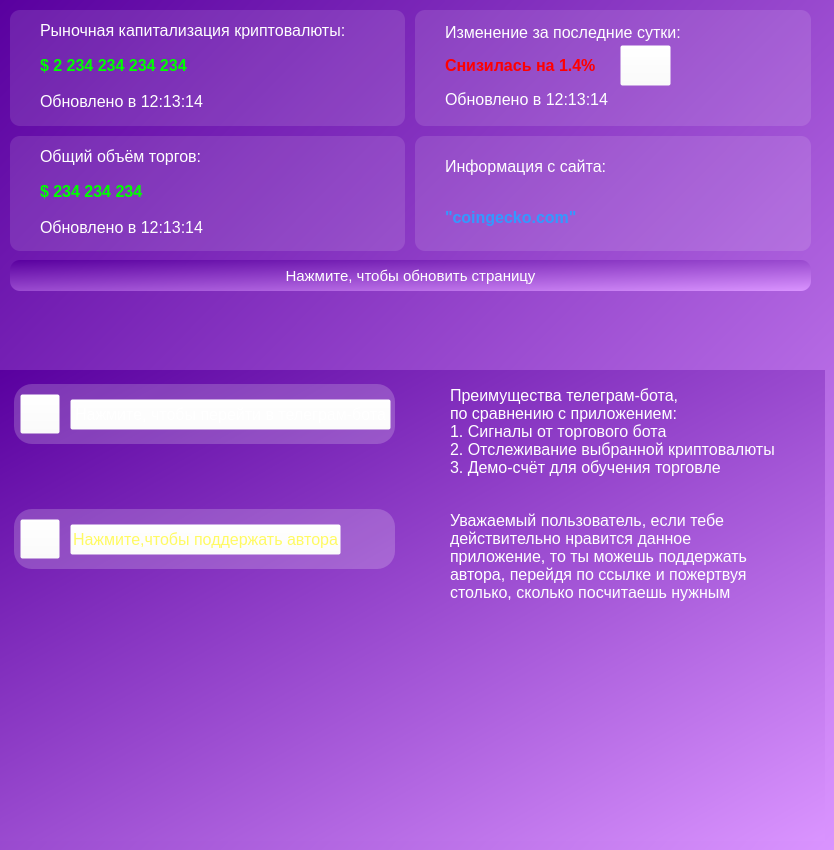
    <widget class="QWidget" name="main_page">
     <property name="font">
      <font>
       <pointsize>8</pointsize>
      </font>
     </property>
     <property name="contextMenuPolicy">
      <enum>Qt::DefaultContextMenu</enum>
     </property>
     <property name="layoutDirection">
      <enum>Qt::RightToLeft</enum>
     </property>
     <property name="autoFillBackground">
      <bool>false</bool>
     </property>
     <property name="styleSheet">
      <string notr="true">background: qlineargradient(spread:pad, x1:0, y1:0, x2:1, y2:1, stop:0 rgba(89, 0, 159, 255), stop:1  rgba(218, 148, 255, 255));</string>
     </property>
     <attribute name="title">
      <string>         Главная         </string>
     </attribute>
     <widget class="QFrame" name="Change_capitalization_frame">
      <property name="geometry">
       <rect>
        <x>445</x>
        <y>15</y>
        <width>331</width>
        <height>101</height>
       </rect>
      </property>
      <property name="styleSheet">
       <string notr="true">background: rgba(255,255,255,0)</string>
      </property>
      <layout class="QVBoxLayout" name="verticalLayout_3">
       <property name="spacing">
        <number>0</number>
       </property>
       <property name="leftMargin">
        <number>0</number>
       </property>
       <property name="topMargin">
        <number>0</number>
       </property>
       <property name="rightMargin">
        <number>0</number>
       </property>
       <property name="bottomMargin">
        <number>0</number>
       </property>
       <item>
        <widget class="QLabel" name="Text_change_capitalization_label">
         <property name="font">
          <font>
           <pointsize>-1</pointsize>
          </font>
         </property>
         <property name="styleSheet">
          <string notr="true">font-size: 16px;
color: rgb(255,255,255);
background: rgba(255,255,255,0);</string>
         </property>
         <property name="text">
          <string>Изменение за последние сутки:</string>
         </property>
        </widget>
       </item>
       <item>
        <widget class="QLabel" name="Value_change_capitalization_label">
         <property name="styleSheet">
          <string notr="true">font-size: 16px;
color: rgb(255,0,0);
background: rgba(255,255,255,0);
font-weight: bold</string>
         </property>
         <property name="text">
          <string>Снизилась на 1.4%</string>
         </property>
        </widget>
       </item>
       <item>
        <widget class="QLabel" name="Time_update_change_capitalization_label">
         <property name="styleSheet">
          <string notr="true">font-size: 16px;
color: rgb(255,255,255)</string>
         </property>
         <property name="text">
          <string>Обновлено в 12:13:14</string>
         </property>
        </widget>
       </item>
      </layout>
     </widget>
     <widget class="QFrame" name="Value_volume_frame">
      <property name="geometry">
       <rect>
        <x>40</x>
        <y>141</y>
        <width>331</width>
        <height>101</height>
       </rect>
      </property>
      <property name="styleSheet">
       <string notr="true">background: rgba(255,255,255,0)</string>
      </property>
      <layout class="QVBoxLayout" name="verticalLayout_7">
       <property name="leftMargin">
        <number>0</number>
       </property>
       <property name="topMargin">
        <number>0</number>
       </property>
       <property name="rightMargin">
        <number>0</number>
       </property>
       <property name="bottomMargin">
        <number>0</number>
       </property>
       <item>
        <widget class="QLabel" name="Text_volume_label">
         <property name="font">
          <font>
           <pointsize>-1</pointsize>
          </font>
         </property>
         <property name="styleSheet">
          <string notr="true">font-size: 16px;
color: rgb(255,255,255);
background: rgba(255,255,255,0);</string>
         </property>
         <property name="text">
          <string>Общий объём торгов:</string>
         </property>
        </widget>
       </item>
       <item>
        <widget class="QLabel" name="Value_volume_label">
         <property name="styleSheet">
          <string notr="true">font-size: 16px;
color: rgb(0,255,0);
background: rgba(255,255,255,0);
font-weight: bold</string>
         </property>
         <property name="text">
          <string>$ 234 234 234</string>
         </property>
        </widget>
       </item>
       <item>
        <widget class="QLabel" name="Time_update_volume_label">
         <property name="styleSheet">
          <string notr="true">font-size: 16px;
color: rgb(255,255,255)</string>
         </property>
         <property name="text">
          <string>Обновлено в 12:13:14</string>
         </property>
        </widget>
       </item>
      </layout>
     </widget>
     <widget class="QFrame" name="Change_volume_frame">
      <property name="geometry">
       <rect>
        <x>445</x>
        <y>141</y>
        <width>331</width>
        <height>101</height>
       </rect>
      </property>
      <property name="styleSheet">
       <string notr="true">background: rgba(255,255,255,0)</string>
      </property>
      <layout class="QVBoxLayout" name="verticalLayout_8">
       <property name="spacing">
        <number>0</number>
       </property>
       <property name="leftMargin">
        <number>0</number>
       </property>
       <property name="topMargin">
        <number>0</number>
       </property>
       <property name="rightMargin">
        <number>0</number>
       </property>
       <property name="bottomMargin">
        <number>0</number>
       </property>
       <item>
        <widget class="QLabel" name="Text_information_source_label">
         <property name="font">
          <font>
           <pointsize>-1</pointsize>
          </font>
         </property>
         <property name="styleSheet">
          <string notr="true">font-size: 16px;
color: rgb(255,255,255);
background: rgba(255,255,255,0);</string>
         </property>
         <property name="text">
          <string>Информация с сайта:</string>
         </property>
        </widget>
       </item>
       <item>
        <widget class="QLabel" name="Value_information_source_label">
         <property name="styleSheet">
          <string notr="true">font-size: 16px;
color: rgb(51,153,255);
background: rgba(255,255,255,0);
font-weight: bold</string>
         </property>
         <property name="text">
          <string>&quot;coingecko.com&quot;</string>
         </property>
        </widget>
       </item>
      </layout>
     </widget>
     <widget class="QFrame" name="Main_frame">
      <property name="geometry">
       <rect>
        <x>10</x>
        <y>10</y>
        <width>801</width>
        <height>241</height>
       </rect>
      </property>
      <property name="styleSheet">
       <string notr="true">background: rgba(255,255,255,0)</string>
      </property>
      <layout class="QVBoxLayout" name="verticalLayout_4">
       <property name="spacing">
        <number>10</number>
       </property>
       <property name="leftMargin">
        <number>0</number>
       </property>
       <property name="topMargin">
        <number>0</number>
       </property>
       <property name="rightMargin">
        <number>0</number>
       </property>
       <property name="bottomMargin">
        <number>0</number>
       </property>
       <item>
        <widget class="QFrame" name="Capitalization_frame">
         <property name="styleSheet">
          <string notr="true">background-color: rgb(255,255,255,0);</string>
         </property>
         <layout class="QHBoxLayout" name="horizontalLayout">
          <property name="spacing">
           <number>10</number>
          </property>
          <property name="leftMargin">
           <number>0</number>
          </property>
          <property name="topMargin">
           <number>0</number>
          </property>
          <property name="rightMargin">
           <number>0</number>
          </property>
          <property name="bottomMargin">
           <number>0</number>
          </property>
          <item>
           <widget class="QLabel" name="Change_capitalization_label">
            <property name="styleSheet">
             <string notr="true">background-color: rgb(255,255,255,30);
border-radius: 10px
</string>
            </property>
            <property name="text">
             <string/>
            </property>
           </widget>
          </item>
          <item>
           <widget class="QLabel" name="Capitalization_label">
            <property name="styleSheet">
             <string notr="true">background-color: rgb(255,255,255,30);
border-radius: 10px
</string>
            </property>
            <property name="text">
             <string/>
            </property>
           </widget>
          </item>
         </layout>
        </widget>
       </item>
       <item>
        <widget class="QFrame" name="Volume_frame">
         <property name="styleSheet">
          <string notr="true">background-color: rgb(255,255,255,0);</string>
         </property>
         <layout class="QHBoxLayout" name="horizontalLayout_6">
          <property name="spacing">
           <number>10</number>
          </property>
          <property name="leftMargin">
           <number>0</number>
          </property>
          <property name="topMargin">
           <number>0</number>
          </property>
          <property name="rightMargin">
           <number>0</number>
          </property>
          <property name="bottomMargin">
           <number>0</number>
          </property>
          <item>
           <widget class="QLabel" name="Change_volume_label">
            <property name="styleSheet">
             <string notr="true">background-color: rgb(255,255,255,30);
border-radius: 10px
</string>
            </property>
            <property name="text">
             <string/>
            </property>
           </widget>
          </item>
          <item>
           <widget class="QLabel" name="Volume_label">
            <property name="styleSheet">
             <string notr="true">background-color: rgb(255,255,255,30);
border-radius: 10px
</string>
            </property>
            <property name="text">
             <string/>
            </property>
           </widget>
          </item>
         </layout>
        </widget>
       </item>
      </layout>
     </widget>
     <widget class="QFrame" name="Value_capitalization_frame">
      <property name="geometry">
       <rect>
        <x>40</x>
        <y>15</y>
        <width>331</width>
        <height>101</height>
       </rect>
      </property>
      <property name="styleSheet">
       <string notr="true">background: rgba(255,255,255,0)</string>
      </property>
      <layout class="QVBoxLayout" name="verticalLayout">
       <property name="leftMargin">
        <number>0</number>
       </property>
       <property name="topMargin">
        <number>0</number>
       </property>
       <property name="rightMargin">
        <number>0</number>
       </property>
       <property name="bottomMargin">
        <number>0</number>
       </property>
       <item>
        <widget class="QLabel" name="Text_capitalization_label">
         <property name="font">
          <font>
           <pointsize>-1</pointsize>
          </font>
         </property>
         <property name="styleSheet">
          <string notr="true">font-size: 16px;
color: rgb(255,255,255);
background: rgba(255,255,255,0);</string>
         </property>
         <property name="text">
          <string>Рыночная капитализация криптовалюты:</string>
         </property>
        </widget>
       </item>
       <item>
        <widget class="QLabel" name="Value_capitalization_label">
         <property name="styleSheet">
          <string notr="true">font-size: 16px;
color: rgb(0,255,0);
background: rgba(255,255,255,0);
font-weight: bold</string>
         </property>
         <property name="text">
          <string>$ 2 234 234 234 234</string>
         </property>
        </widget>
       </item>
       <item>
        <widget class="QLabel" name="Time_update_capitalization_label">
         <property name="styleSheet">
          <string notr="true">font-size: 16px;
color: rgb(255,255,255)</string>
         </property>
         <property name="text">
          <string>Обновлено в 12:13:14</string>
         </property>
        </widget>
       </item>
      </layout>
     </widget>
     <widget class="QToolButton" name="Update_Main_Button">
      <property name="geometry">
       <rect>
        <x>10</x>
        <y>260</y>
        <width>801</width>
        <height>31</height>
       </rect>
      </property>
      <property name="styleSheet">
       <string notr="true">color: rgb(255,255,255);
font-size: 15px;
border-radius: 10px</string>
      </property>
      <property name="text">
       <string>Нажмите, чтобы обновить страницу</string>
      </property>
     </widget>
     <widget class="QPushButton" name="Telegram_Icon_Button">
      <property name="geometry">
       <rect>
        <x>20</x>
        <y>394</y>
        <width>40</width>
        <height>40</height>
       </rect>
      </property>
      <property name="styleSheet">
       <string notr="true">background: rgba(255,255,255,0);
text-align: end;</string>
      </property>
      <property name="text">
       <string/>
      </property>
      <property name="icon">
       <iconset resource="res-rc.qrc">
        <normaloff>:/icons/icons/icons8-телеграм-96.png</normaloff>:/icons/icons/icons8-телеграм-96.png</iconset>
      </property>
      <property name="iconSize">
       <size>
        <width>40</width>
        <height>40</height>
       </size>
      </property>
     </widget>
     <widget class="QPushButton" name="Telegram_text_Button">
      <property name="geometry">
       <rect>
        <x>70</x>
        <y>399</y>
        <width>321</width>
        <height>31</height>
       </rect>
      </property>
      <property name="styleSheet">
       <string notr="true">font-size: 16px;
color: rgb(255,255,255);
background: rgba(255,255,255,0)</string>
      </property>
      <property name="text">
       <string>Нажмите, чтобы перейти в телеграм-бота</string>
      </property>
     </widget>
     <widget class="QPushButton" name="Direction_change_capitalization_Icon_Button">
      <property name="geometry">
       <rect>
        <x>620</x>
        <y>45</y>
        <width>51</width>
        <height>41</height>
       </rect>
      </property>
      <property name="styleSheet">
       <string notr="true">background: rgba(255,255,255,0)</string>
      </property>
      <property name="text">
       <string/>
      </property>
      <property name="icon">
       <iconset resource="res-rc.qrc">
        <normaloff>:/icons/icons/trending_down.png</normaloff>:/icons/icons/trending_down.png</iconset>
      </property>
      <property name="iconSize">
       <size>
        <width>40</width>
        <height>40</height>
       </size>
      </property>
     </widget>
     <widget class="QPushButton" name="Coin_Icon_Button">
      <property name="geometry">
       <rect>
        <x>20</x>
        <y>519</y>
        <width>40</width>
        <height>40</height>
       </rect>
      </property>
      <property name="styleSheet">
       <string notr="true">background: rgba(255,255,255,0);
text-align: end;</string>
      </property>
      <property name="text">
       <string/>
      </property>
      <property name="icon">
       <iconset resource="res-rc.qrc">
        <normaloff>:/icons/icons/coin.png</normaloff>:/icons/icons/coin.png</iconset>
      </property>
      <property name="iconSize">
       <size>
        <width>40</width>
        <height>40</height>
       </size>
      </property>
     </widget>
     <widget class="QPushButton" name="Coin_text_Button">
      <property name="geometry">
       <rect>
        <x>70</x>
        <y>524</y>
        <width>271</width>
        <height>31</height>
       </rect>
      </property>
      <property name="styleSheet">
       <string notr="true">font-size: 16px;
color: rgb(255,249,61);
background: rgba(255,255,255,0)</string>
      </property>
      <property name="text">
       <string>Нажмите,чтобы поддержать автора</string>
      </property>
     </widget>
     <widget class="QPushButton" name="Switch_to_telegram_bot_Button">
      <property name="geometry">
       <rect>
        <x>14</x>
        <y>384</y>
        <width>381</width>
        <height>60</height>
       </rect>
      </property>
      <property name="styleSheet">
       <string notr="true">background-color: rgb(255,255,255,50);
border-radius: 18px</string>
      </property>
      <property name="text">
       <string/>
      </property>
     </widget>
     <widget class="QPushButton" name="Switch_to_support_the_autor_Button">
      <property name="geometry">
       <rect>
        <x>14</x>
        <y>509</y>
        <width>381</width>
        <height>60</height>
       </rect>
      </property>
      <property name="styleSheet">
       <string notr="true">background-color: rgb(255,255,255,50);
border-radius: 18px</string>
      </property>
      <property name="text">
       <string/>
      </property>
     </widget>
     <widget class="QLabel" name="Footer_label">
      <property name="geometry">
       <rect>
        <x>0</x>
        <y>370</y>
        <width>825</width>
        <height>471</height>
       </rect>
      </property>
      <property name="text">
       <string/>
      </property>
     </widget>
     <widget class="QLabel" name="Description_telegram_bot_label">
      <property name="geometry">
       <rect>
        <x>450</x>
        <y>384</y>
        <width>331</width>
        <height>95</height>
       </rect>
      </property>
      <property name="styleSheet">
       <string notr="true">background: rgba(255,255,255,0);
color: rgb(255,255,255);
font-size: 16px</string>
      </property>
      <property name="text">
       <string>Преимущества телеграм-бота,
по сравнению с приложением:
1. Сигналы от торгового бота
2. Отслеживание выбранной криптовалюты
3. Демо-счёт для обучения торговле</string>
      </property>
     </widget>
     <widget class="QLabel" name="Description_support_the_autor_label">
      <property name="geometry">
       <rect>
        <x>450</x>
        <y>509</y>
        <width>331</width>
        <height>95</height>
       </rect>
      </property>
      <property name="styleSheet">
       <string notr="true">background: rgba(255,255,255,0);
color: rgb(255,255,255);
font-size: 16px</string>
      </property>
      <property name="text">
       <string>Уважаемый пользователь, если тебе
действительно нравится данное
приложение, то ты можешь поддержать
автора, перейдя по ссылке и пожертвуя
столько, сколько посчитаешь нужным</string>
      </property>
     </widget>
     <zorder>Footer_label</zorder>
     <zorder>Main_frame</zorder>
     <zorder>Value_capitalization_frame</zorder>
     <zorder>Change_capitalization_frame</zorder>
     <zorder>Value_volume_frame</zorder>
     <zorder>Change_volume_frame</zorder>
     <zorder>Update_Main_Button</zorder>
     <zorder>Telegram_text_Button</zorder>
     <zorder>Direction_change_capitalization_Icon_Button</zorder>
     <zorder>Coin_text_Button</zorder>
     <zorder>Switch_to_telegram_bot_Button</zorder>
     <zorder>Switch_to_support_the_autor_Button</zorder>
     <zorder>Description_telegram_bot_label</zorder>
     <zorder>Description_support_the_autor_label</zorder>
     <zorder>Telegram_Icon_Button</zorder>
     <zorder>Coin_Icon_Button</zorder>
    </widget>
